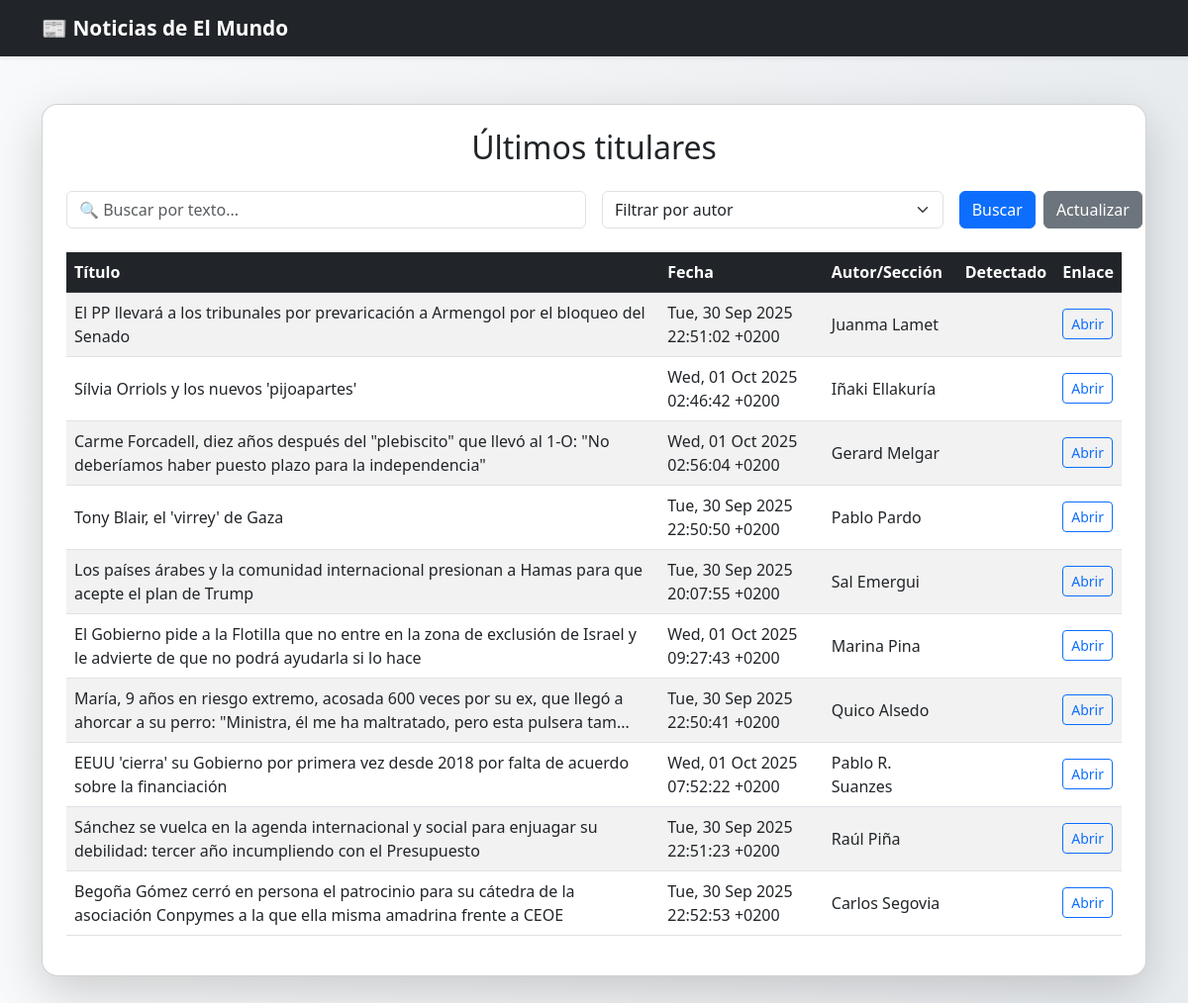
The page / on the database its author committed.
### tables this page shows
CREATE TABLE noticias (
               id INTEGER PRIMARY KEY AUTOINCREMENT,
               title TEXT NOT NULL,
               link TEXT UNIQUE NOT NULL,
               date TEXT,
               author_section TEXT,
               detected_keyword TEXT
        );

### scraping_mundo.py (the view)
@app.route('/')
def index():
    init_db()
    q = request.args.get('q', '').strip()
    author = request.args.get('author', '').strip()
    db = get_db()
    params = []
    where = []
    sql = 'SELECT * FROM noticias'
    if q:
        where.append(
            "(title LIKE ? OR link LIKE ? OR date LIKE ? OR author_section LIKE ?)"
        )
        likeq = f'%{q}%'
        params.extend([likeq, likeq, likeq, likeq])
    if author:
        where.append('author_section = ?')
        params.append(author)
    if where:
        sql += ' WHERE ' + ' AND '.join(where)
    sql += ' ORDER BY id DESC LIMIT ?'
    params.append(MAX_NEWS)
    cur = db.execute(sql, params)
    rows = cur.fetchall()
    cur2 = db.execute(
        'SELECT DISTINCT author_section FROM noticias WHERE author_section'
        ' IS NOT NULL')
    authors = [r[0] for r in cur2.fetchall() if r[0]]
    return render_template('index.html', rows=rows, q=q, author=author,
                           authors=authors)

### scraping_mundo.py (called while the page is built)
def get_db():
    db = getattr(g, '_database', None)
    if db is None:
        db = g._database = sqlite3.connect(DB_PATH)
        db.row_factory = sqlite3.Row
    return db

@app.teardown_appcontext
def close_connection(_):
    db = getattr(g, '_database', None)
    if db is not None:
        db.close()

def init_db():
    db = get_db()
    db.execute('''
        CREATE TABLE IF NOT EXISTS noticias (
               id INTEGER PRIMARY KEY AUTOINCREMENT,
               title TEXT NOT NULL,
               link TEXT UNIQUE NOT NULL,
               date TEXT,
               author_section TEXT,
               detected_keyword TEXT
        )
    ''')
    db.commit()

### templates/index.html (shortened to what this page needs)
<!DOCTYPE html>
<html lang="es">
<head>
    <link href="https://cdn.jsdelivr.net/npm/bootstrap@5.3.0/dist/css/bootstrap.min.css" rel="stylesheet">
</head>
<body>
    <nav class="navbar navbar-expand-lg navbar-dark bg-dark shadow-sm">
        <div class="container">
            <a class="navbar-brand" href="/">📰 Noticias de El Mundo</a>
        </div>
    </nav>
    <div class="container py-5">
        <div class="card shadow-lg p-4">
            <h2 class="mb-4 text-center">Últimos titulares</h2>
            <form class="row g-3 mb-4" method="get" action="/">
                <div class="col-md-6">
                    <input type="text" name="q" value="{{ q|e }}" class="form-control"
                        placeholder="🔍 Buscar por texto...">
                </div>
                <div class="col-md-4">
                    <select name="author" class="form-select">
                        <option value="">Filtrar por autor</option>
                    </select>
                </div>
                <div class="col-md-2 d-flex gap-2">
                    <button class="btn btn-primary flex-fill" type="submit">Buscar</button>
                    <a href="/scrape" class="btn btn-secondary flex-fill">Actualizar</a>
                </div>
            </form>
            <div class="table-responsive">
                <table class="table table-striped table-hover align-middle">
                    <thead class="table-dark">
                        <tr>
                            <th scope="col">Título</th>
                            <th scope="col">Fecha</th>
                            <th scope="col">Autor/Sección</th>
                            <th scope="col">Detectado</th>
                            <th scope="col">Enlace</th>
                        </tr>
                    </thead>
                    <tbody>
                        {% for row in rows %}
                        <tr>
                            <td>{{ row['title'] }}</td>
                            <td>{{ row['date'] or '' }}</td>
                            <td>{{ row['author_section'] or '' }}</td>
                            <td>
                            </td>
                            <td>
                                <a href="{{ row['link'] }}" target="_blank"
                                    class="btn btn-sm btn-outline-primary">Abrir</a>
                            </td>
                        </tr>
                        {% endfor %}
                    </tbody>
                </table>
            </div>
        </div>
    </div>
</body>
</html>

### templates/index.html (style rules this page uses)
body { background: linear-gradient(to right, #f8f9fa, #e9ecef); }
.navbar-brand { font-weight: bold; font-size: 1.3rem; }
.card { border-radius: 1rem; }

### rows shown on the page
noticias: title "El PP llevará a los tribunales por prevaricación a Armengol por el bloqueo del Senado", date "Tue, 30 Sep 2025 22:51:02 +0200", author_section "Juanma Lamet"
noticias: title "Sílvia Orriols y los nuevos 'pijoapartes'", date "Wed, 01 Oct 2025 02:46:42 +0200", author_section "Iñaki Ellakuría"
noticias: title "Carme Forcadell, diez años después del \"plebiscito\" que llevó al 1-O: \"No deberíamos haber puesto plazo para la independencia\"", date "Wed, 01 Oct 2025 02:56:04 +0200", author_section "Gerard Melgar"
noticias: title "Tony Blair, el 'virrey' de Gaza", date "Tue, 30 Sep 2025 22:50:50 +0200", author_section "Pablo Pardo"
noticias: title "Los países árabes y la comunidad internacional presionan a Hamas para que acepte el plan de Trump", date "Tue, 30 Sep 2025 20:07:55 +0200", author_section "Sal Emergui"
noticias: title "El Gobierno pide a la Flotilla que no entre en la zona de exclusión de Israel y le advierte de que no podrá ayudarla si lo hace", date "Wed, 01 Oct 2025 09:27:43 +0200", author_section "Marina Pina"
noticias: title "María, 9 años en riesgo extremo, acosada 600 veces por su ex, que llegó a ahorcar a su perro: \"Ministra, él me ha maltratado, pero esta pulsera tam...", date "Tue, 30 Sep 2025 22:50:41 +0200", author_section "Quico Alsedo"
noticias: title "EEUU 'cierra' su Gobierno por primera vez desde 2018 por falta de acuerdo sobre la financiación", date "Wed, 01 Oct 2025 07:52:22 +0200", author_section "Pablo R. Suanzes"
noticias: title "Sánchez se vuelca en la agenda internacional y social para enjuagar su debilidad: tercer año incumpliendo con el Presupuesto", date "Tue, 30 Sep 2025 22:51:23 +0200", author_section "Raúl Piña"
noticias: title "Begoña Gómez cerró en persona el patrocinio para su cátedra de la asociación Conpymes a la que ella misma amadrina frente a CEOE", date "Tue, 30 Sep 2025 22:52:53 +0200", author_section "Carlos Segovia"
